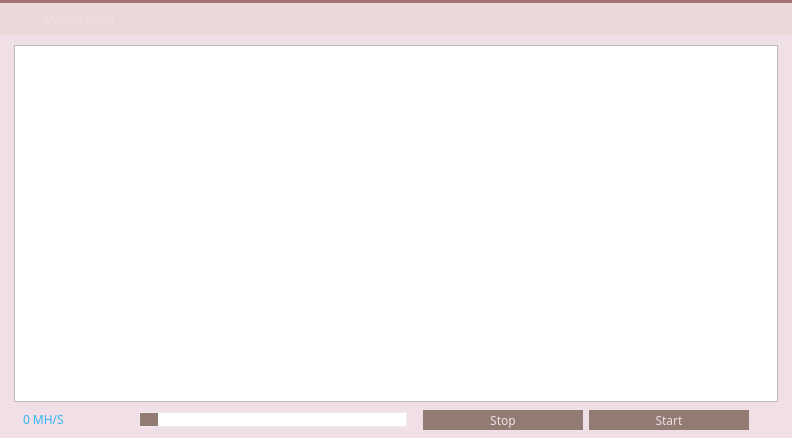
<?xml version="1.0" encoding="UTF-8"?>
<ui version="4.0">
 <class>MiningPage</class>
 <widget class="QWidget" name="MiningPage">
  <property name="geometry">
   <rect>
    <x>0</x>
    <y>0</y>
    <width>792</width>
    <height>438</height>
   </rect>
  </property>
  <property name="palette">
   <palette>
    <active>
     <colorrole role="Button">
      <brush brushstyle="SolidPattern">
       <color alpha="255">
        <red>233</red>
        <green>217</green>
        <blue>216</blue>
       </color>
      </brush>
     </colorrole>
     <colorrole role="Base">
      <brush brushstyle="SolidPattern">
       <color alpha="255">
        <red>233</red>
        <green>217</green>
        <blue>216</blue>
       </color>
      </brush>
     </colorrole>
     <colorrole role="Window">
      <brush brushstyle="SolidPattern">
       <color alpha="255">
        <red>233</red>
        <green>217</green>
        <blue>216</blue>
       </color>
      </brush>
     </colorrole>
     <colorrole role="Highlight">
      <brush brushstyle="SolidPattern">
       <color alpha="255">
        <red>235</red>
        <green>235</green>
        <blue>235</blue>
       </color>
      </brush>
     </colorrole>
     <colorrole role="HighlightedText">
      <brush brushstyle="SolidPattern">
       <color alpha="255">
        <red>171</red>
        <green>127</green>
        <blue>130</blue>
       </color>
      </brush>
     </colorrole>
    </active>
    <inactive>
     <colorrole role="Button">
      <brush brushstyle="SolidPattern">
       <color alpha="255">
        <red>233</red>
        <green>217</green>
        <blue>216</blue>
       </color>
      </brush>
     </colorrole>
     <colorrole role="Base">
      <brush brushstyle="SolidPattern">
       <color alpha="255">
        <red>233</red>
        <green>217</green>
        <blue>216</blue>
       </color>
      </brush>
     </colorrole>
     <colorrole role="Window">
      <brush brushstyle="SolidPattern">
       <color alpha="255">
        <red>233</red>
        <green>217</green>
        <blue>216</blue>
       </color>
      </brush>
     </colorrole>
     <colorrole role="Highlight">
      <brush brushstyle="SolidPattern">
       <color alpha="255">
        <red>235</red>
        <green>235</green>
        <blue>235</blue>
       </color>
      </brush>
     </colorrole>
     <colorrole role="HighlightedText">
      <brush brushstyle="SolidPattern">
       <color alpha="255">
        <red>171</red>
        <green>127</green>
        <blue>130</blue>
       </color>
      </brush>
     </colorrole>
    </inactive>
    <disabled>
     <colorrole role="Button">
      <brush brushstyle="SolidPattern">
       <color alpha="255">
        <red>233</red>
        <green>217</green>
        <blue>216</blue>
       </color>
      </brush>
     </colorrole>
     <colorrole role="Base">
      <brush brushstyle="SolidPattern">
       <color alpha="255">
        <red>233</red>
        <green>217</green>
        <blue>216</blue>
       </color>
      </brush>
     </colorrole>
     <colorrole role="Window">
      <brush brushstyle="SolidPattern">
       <color alpha="255">
        <red>233</red>
        <green>217</green>
        <blue>216</blue>
       </color>
      </brush>
     </colorrole>
     <colorrole role="Highlight">
      <brush brushstyle="SolidPattern">
       <color alpha="255">
        <red>240</red>
        <green>240</green>
        <blue>240</blue>
       </color>
      </brush>
     </colorrole>
     <colorrole role="HighlightedText">
      <brush brushstyle="SolidPattern">
       <color alpha="255">
        <red>171</red>
        <green>127</green>
        <blue>130</blue>
       </color>
      </brush>
     </colorrole>
    </disabled>
   </palette>
  </property>
  <property name="windowTitle">
   <string>Form</string>
  </property>
  <property name="styleSheet">
   <string notr="true">*{
    font-family:&quot;Finger Paint&quot;;
 }</string>
  </property>
  <layout class="QVBoxLayout" name="verticalLayout">
   <property name="spacing">
    <number>0</number>
   </property>
   <property name="leftMargin">
    <number>0</number>
   </property>
   <property name="topMargin">
    <number>0</number>
   </property>
   <property name="rightMargin">
    <number>0</number>
   </property>
   <property name="bottomMargin">
    <number>0</number>
   </property>
   <item>
    <widget class="Line" name="lineBefore">
     <property name="styleSheet">
      <string notr="true">background-color: #A37276;</string>
     </property>
     <property name="frameShadow">
      <enum>QFrame::Raised</enum>
     </property>
     <property name="lineWidth">
      <number>0</number>
     </property>
     <property name="orientation">
      <enum>Qt::Horizontal</enum>
     </property>
    </widget>
   </item>
   <item>
    <widget class="QWidget" name="wHeader" native="true">
     <property name="minimumSize">
      <size>
       <width>0</width>
       <height>32</height>
      </size>
     </property>
     <property name="maximumSize">
      <size>
       <width>16777215</width>
       <height>32</height>
      </size>
     </property>
     <property name="is_header" stdset="0">
      <bool>true</bool>
     </property>
     <layout class="QHBoxLayout" name="horizontalLayout_20">
      <property name="leftMargin">
       <number>0</number>
      </property>
      <property name="topMargin">
       <number>0</number>
      </property>
      <property name="rightMargin">
       <number>0</number>
      </property>
      <property name="bottomMargin">
       <number>0</number>
      </property>
      <item>
       <spacer name="horizontalSpacer_28">
        <property name="orientation">
         <enum>Qt::Horizontal</enum>
        </property>
        <property name="sizeType">
         <enum>QSizePolicy::Fixed</enum>
        </property>
        <property name="sizeHint" stdset="0">
         <size>
          <width>7</width>
          <height>20</height>
         </size>
        </property>
       </spacer>
      </item>
      <item>
       <widget class="QLabel" name="label_37">
        <property name="sizePolicy">
         <sizepolicy hsizetype="Preferred" vsizetype="Preferred">
          <horstretch>0</horstretch>
          <verstretch>0</verstretch>
         </sizepolicy>
        </property>
        <property name="minimumSize">
         <size>
          <width>30</width>
          <height>30</height>
         </size>
        </property>
        <property name="maximumSize">
         <size>
          <width>30</width>
          <height>30</height>
         </size>
        </property>
        <property name="text">
         <string/>
        </property>
        <property name="pixmap">
         <pixmap resource="../res.qrc">:/res/mining_title.png</pixmap>
        </property>
       </widget>
      </item>
      <item>
       <widget class="QLabel" name="label_38">
        <property name="font">
         <font>
          <family>Finger Paint</family>
         </font>
        </property>
        <property name="styleSheet">
         <string notr="true">QLabel {
	color: #f0dfe7;
}</string>
        </property>
        <property name="text">
         <string>Mining coins</string>
        </property>
        <property name="buddy">
         <cstring></cstring>
        </property>
       </widget>
      </item>
     </layout>
    </widget>
   </item>
   <item>
    <widget class="QWidget" name="wContainer" native="true">
     <property name="styleSheet">
      <string notr="true">#wContainer {
	background-color: #f0dfe7;
}</string>
     </property>
     <layout class="QVBoxLayout" name="verticalLayout_2">
      <property name="leftMargin">
       <number>14</number>
      </property>
      <property name="topMargin">
       <number>10</number>
      </property>
      <property name="rightMargin">
       <number>14</number>
      </property>
      <property name="bottomMargin">
       <number>8</number>
      </property>
      <item>
       <widget class="QTextEdit" name="miningLog">
        <property name="minimumSize">
         <size>
          <width>0</width>
          <height>100</height>
         </size>
        </property>
        <property name="palette">
         <palette>
          <active>
           <colorrole role="Button">
            <brush brushstyle="SolidPattern">
             <color alpha="255">
              <red>242</red>
              <green>241</green>
              <blue>240</blue>
             </color>
            </brush>
           </colorrole>
           <colorrole role="Base">
            <brush brushstyle="SolidPattern">
             <color alpha="255">
              <red>255</red>
              <green>255</green>
              <blue>255</blue>
             </color>
            </brush>
           </colorrole>
           <colorrole role="Window">
            <brush brushstyle="SolidPattern">
             <color alpha="255">
              <red>242</red>
              <green>241</green>
              <blue>240</blue>
             </color>
            </brush>
           </colorrole>
          </active>
          <inactive>
           <colorrole role="Button">
            <brush brushstyle="SolidPattern">
             <color alpha="255">
              <red>242</red>
              <green>241</green>
              <blue>240</blue>
             </color>
            </brush>
           </colorrole>
           <colorrole role="Base">
            <brush brushstyle="SolidPattern">
             <color alpha="255">
              <red>255</red>
              <green>255</green>
              <blue>255</blue>
             </color>
            </brush>
           </colorrole>
           <colorrole role="Window">
            <brush brushstyle="SolidPattern">
             <color alpha="255">
              <red>242</red>
              <green>241</green>
              <blue>240</blue>
             </color>
            </brush>
           </colorrole>
          </inactive>
          <disabled>
           <colorrole role="Button">
            <brush brushstyle="SolidPattern">
             <color alpha="255">
              <red>242</red>
              <green>241</green>
              <blue>240</blue>
             </color>
            </brush>
           </colorrole>
           <colorrole role="Base">
            <brush brushstyle="SolidPattern">
             <color alpha="255">
              <red>242</red>
              <green>241</green>
              <blue>240</blue>
             </color>
            </brush>
           </colorrole>
           <colorrole role="Window">
            <brush brushstyle="SolidPattern">
             <color alpha="255">
              <red>242</red>
              <green>241</green>
              <blue>240</blue>
             </color>
            </brush>
           </colorrole>
          </disabled>
         </palette>
        </property>
        <property name="styleSheet">
         <string notr="true"> QScrollBar:vertical {
     border: 0px solid grey;
     background: white;
     width: 9px;
     margin: 0px 0px 0 0px;
 }
 QScrollBar::handle:vertical {
     background: #BB9396;
     min-width: 20px;
 }</string>
        </property>
        <property name="readOnly">
         <bool>true</bool>
        </property>
        <property name="tabKeyNavigation" stdset="0">
         <bool>false</bool>
        </property>
        <property name="columnCount" stdset="0">
         <number>2</number>
        </property>
       </widget>
      </item>
      <item>
       <layout class="QHBoxLayout" name="horizontalLayout">
        <property name="leftMargin">
         <number>9</number>
        </property>
        <property name="topMargin">
         <number>2</number>
        </property>
        <property name="rightMargin">
         <number>9</number>
        </property>
        <property name="bottomMargin">
         <number>0</number>
        </property>
        <item>
         <widget class="QLabel" name="lSpeed">
          <property name="sizePolicy">
           <sizepolicy hsizetype="Preferred" vsizetype="Preferred">
            <horstretch>0</horstretch>
            <verstretch>0</verstretch>
           </sizepolicy>
          </property>
          <property name="minimumSize">
           <size>
            <width>110</width>
            <height>0</height>
           </size>
          </property>
          <property name="palette">
           <palette>
            <active>
             <colorrole role="WindowText">
              <brush brushstyle="SolidPattern">
               <color alpha="255">
                <red>50</red>
                <green>180</green>
                <blue>240</blue>
               </color>
              </brush>
             </colorrole>
             <colorrole role="Text">
              <brush brushstyle="SolidPattern">
               <color alpha="255">
                <red>50</red>
                <green>180</green>
                <blue>240</blue>
               </color>
              </brush>
             </colorrole>
             <colorrole role="ButtonText">
              <brush brushstyle="SolidPattern">
               <color alpha="255">
                <red>50</red>
                <green>180</green>
                <blue>240</blue>
               </color>
              </brush>
             </colorrole>
            </active>
            <inactive>
             <colorrole role="WindowText">
              <brush brushstyle="SolidPattern">
               <color alpha="255">
                <red>50</red>
                <green>180</green>
                <blue>240</blue>
               </color>
              </brush>
             </colorrole>
             <colorrole role="Text">
              <brush brushstyle="SolidPattern">
               <color alpha="255">
                <red>50</red>
                <green>180</green>
                <blue>240</blue>
               </color>
              </brush>
             </colorrole>
             <colorrole role="ButtonText">
              <brush brushstyle="SolidPattern">
               <color alpha="255">
                <red>50</red>
                <green>180</green>
                <blue>240</blue>
               </color>
              </brush>
             </colorrole>
            </inactive>
            <disabled>
             <colorrole role="WindowText">
              <brush brushstyle="SolidPattern">
               <color alpha="255">
                <red>50</red>
                <green>180</green>
                <blue>240</blue>
               </color>
              </brush>
             </colorrole>
             <colorrole role="Text">
              <brush brushstyle="SolidPattern">
               <color alpha="255">
                <red>50</red>
                <green>180</green>
                <blue>240</blue>
               </color>
              </brush>
             </colorrole>
             <colorrole role="ButtonText">
              <brush brushstyle="SolidPattern">
               <color alpha="255">
                <red>50</red>
                <green>180</green>
                <blue>240</blue>
               </color>
              </brush>
             </colorrole>
            </disabled>
           </palette>
          </property>
          <property name="font">
           <font>
            <family>Finger Paint</family>
           </font>
          </property>
          <property name="styleSheet">
           <string notr="true">QLabel {
	color: #32b4f0;
}</string>
          </property>
          <property name="text">
           <string notr="true">0 MH/S</string>
          </property>
          <property name="wordWrap">
           <bool>false</bool>
          </property>
          <property name="textInteractionFlags">
           <set>Qt::TextSelectableByMouse</set>
          </property>
         </widget>
        </item>
        <item>
         <widget class="QSlider" name="procSlider">
          <property name="enabled">
           <bool>true</bool>
          </property>
          <property name="styleSheet">
           <string notr="true">QSlider::groove {
	border: 1px solid #ededed;
	background-color: white;
	min-height: 20px;
}
QSlider::groove:disabled {
	background-color: #e0e0e0;
}

QSlider::handle {
	border: none;
	background-color: #927b72;
    width: 18px;
}
QSlider::handle:hover {
	background-color: #32b4f0;
}
QSlider::handle:pressed {
	background-color: #00a3de;
}
</string>
          </property>
          <property name="minimum">
           <number>1</number>
          </property>
          <property name="maximum">
           <number>1</number>
          </property>
          <property name="orientation">
           <enum>Qt::Horizontal</enum>
          </property>
         </widget>
        </item>
        <item>
         <spacer name="horizontalSpacer_4">
          <property name="orientation">
           <enum>Qt::Horizontal</enum>
          </property>
          <property name="sizeType">
           <enum>QSizePolicy::Fixed</enum>
          </property>
          <property name="sizeHint" stdset="0">
           <size>
            <width>10</width>
            <height>20</height>
           </size>
          </property>
         </spacer>
        </item>
        <item>
         <widget class="QPushButton" name="bStopMining">
          <property name="font">
           <font>
            <family>Finger Paint</family>
           </font>
          </property>
          <property name="styleSheet">
           <string notr="true">QPushButton {
	background-color: #927b72;
	color: #f0dfe7;
	border: 0px solid gray;
	max-height: 20px;
	min-height: 20px;
	max-width: 160px;
	min-width: 160px;
}

QPushButton:hover {
	background-color: #32b4f0;
}

QPushButton:pressed:flat {
	background-color: #00a3de;
}</string>
          </property>
          <property name="text">
           <string>Stop</string>
          </property>
          <property name="default">
           <bool>false</bool>
          </property>
          <property name="flat">
           <bool>true</bool>
          </property>
         </widget>
        </item>
        <item>
         <widget class="QPushButton" name="bStartMining">
          <property name="font">
           <font>
            <family>Finger Paint</family>
           </font>
          </property>
          <property name="styleSheet">
           <string notr="true">QPushButton {
	background-color: #927b72;
	color: #f0dfe7;
	border: 0px solid gray;
	max-height: 20px;
	min-height: 20px;
	max-width: 160px;
	min-width: 160px;
}

QPushButton:hover {
	background-color: #32b4f0;
}

QPushButton:pressed:flat {
	background-color: #00a3de;
}</string>
          </property>
          <property name="text">
           <string>Start</string>
          </property>
          <property name="default">
           <bool>true</bool>
          </property>
          <property name="flat">
           <bool>true</bool>
          </property>
         </widget>
        </item>
        <item>
         <spacer name="horizontalSpacer_2">
          <property name="orientation">
           <enum>Qt::Horizontal</enum>
          </property>
          <property name="sizeType">
           <enum>QSizePolicy::Fixed</enum>
          </property>
          <property name="sizeHint" stdset="0">
           <size>
            <width>20</width>
            <height>20</height>
           </size>
          </property>
         </spacer>
        </item>
       </layout>
      </item>
     </layout>
    </widget>
   </item>
  </layout>
 </widget>
 <resources>
  <include location="../res.qrc"/>
 </resources>
 <connections/>
</ui>
